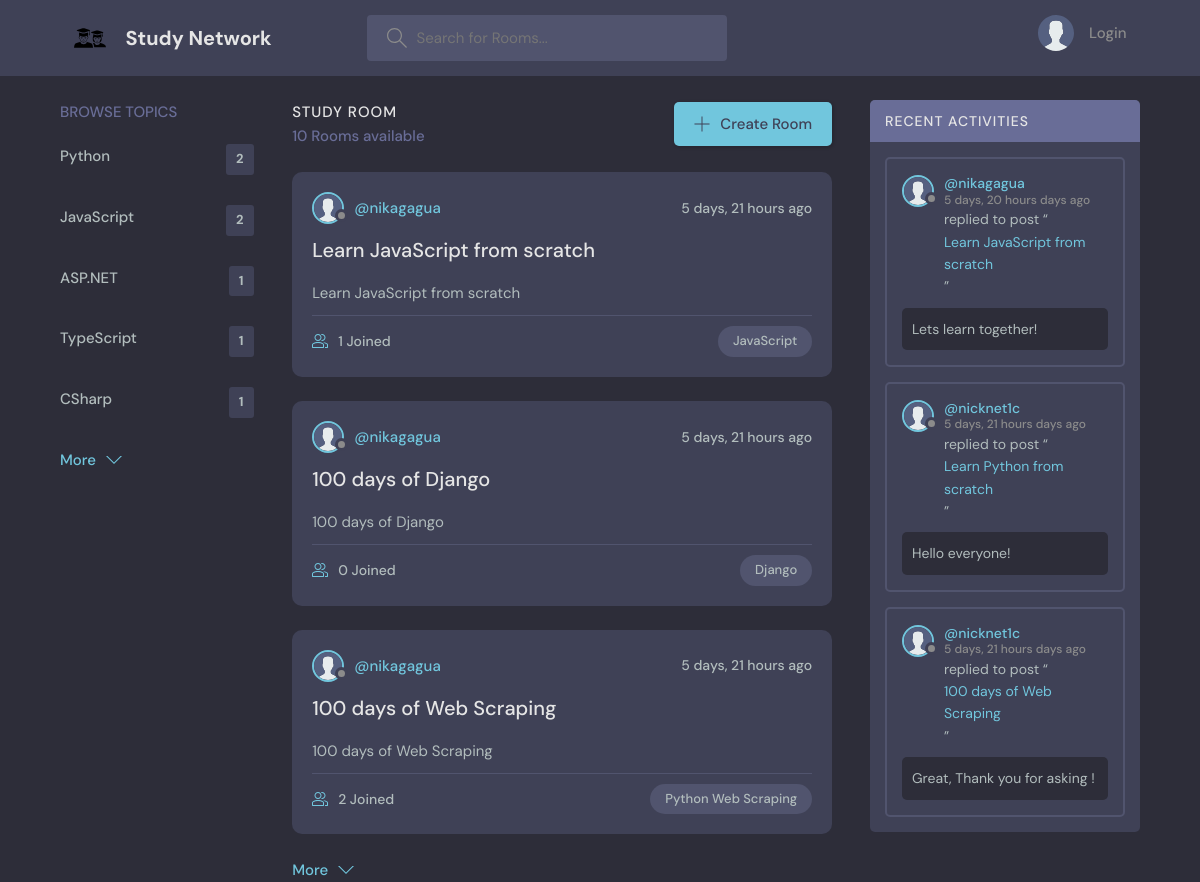
The app's page /, older data.
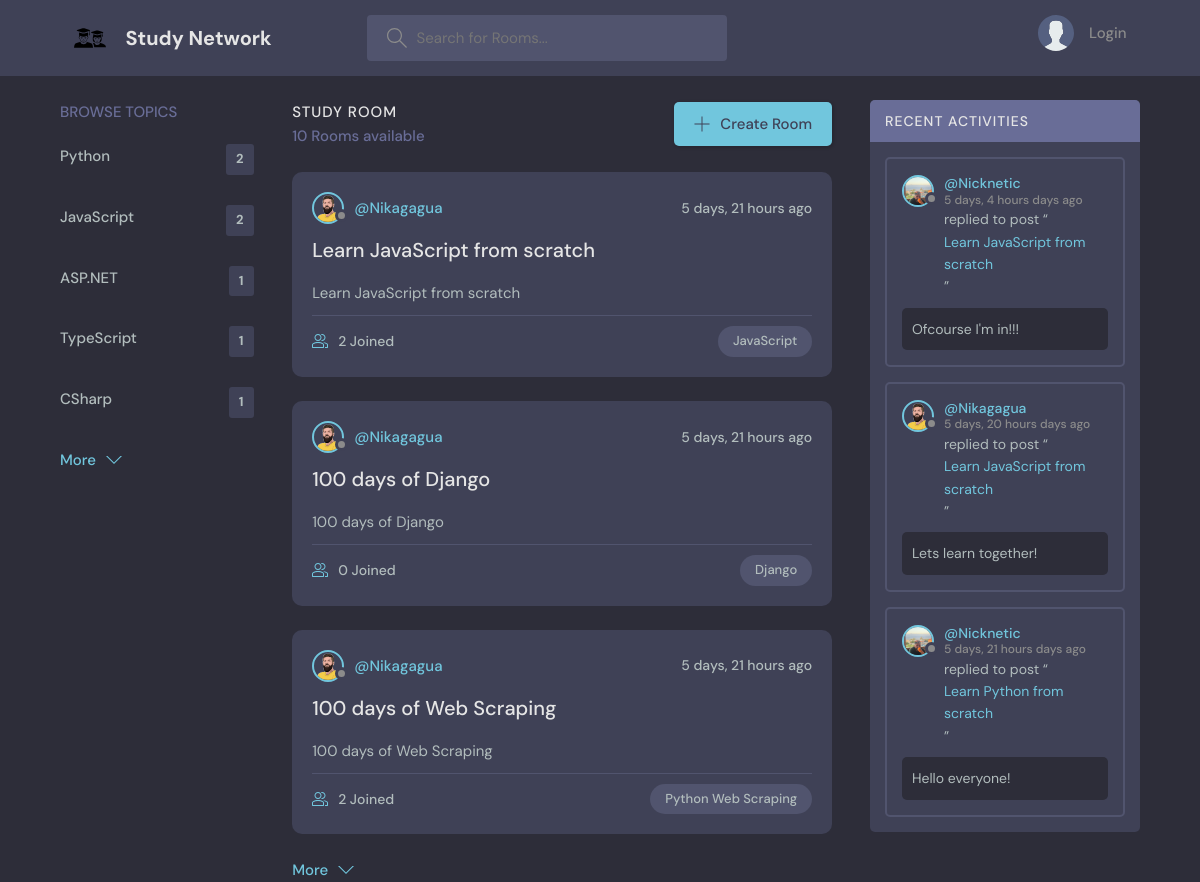
The same page, newer data.
### base/models.py (models this page shows, shortened)
class Topic(models.Model):
    name = models.CharField(max_length=200)
    class Meta:
        ordering = ['-name']

class Room(models.Model):
    host = models.ForeignKey(User, on_delete=models.SET_NULL, null=True)
    topic = models.ForeignKey(Topic, on_delete=models.SET_NULL, null=True)
    name = models.CharField(max_length=200)
    description = models.TextField(null=True, blank=True)
    participants = models.ManyToManyField(User, related_name='participants', blank=True)
    updated = models.DateTimeField(auto_now=True)
    created = models.DateTimeField(auto_now_add=True)
    class Meta:
        ordering = ['-updated', '-created']

class User(AbstractUser):
    username = models.CharField(max_length=150, unique=True)
    name = models.CharField(max_length=200, null=True)
    email = models.EmailField(unique=True, null=True)
    bio = models.TextField(null=True)
    avatar = models.ImageField(null=True, default="avatar.svg")
    USERNAME_FIELD = 'email'
    REQUIRED_FIELDS = ['username']

class Message(models.Model):
    user = models.ForeignKey(User, on_delete=models.CASCADE)
    room = models.ForeignKey(Room, on_delete=models.CASCADE)
    body = models.TextField()
    updated = models.DateTimeField(auto_now=True)
    created = models.DateTimeField(auto_now_add=True)
    class Meta:
        ordering = ['-updated', '-created']

### base/views.py (the view)
# urls.py: path('', views.home, name='home'),
def home(request):
    q = request.GET.get('q') if request.GET.get('q') is not None else ''
    topics = Topic.objects.annotate(room_count=Count('room')).order_by('-room_count')
    rooms = Room.objects.filter(
        Q(topic__name__icontains=q) |
        Q(name__icontains=q) |
        Q(description__icontains=q)
    )[:3]
    show_all_room = Room.objects.filter(
        Q(topic__name__icontains=q) |
        Q(name__icontains=q) |
        Q(description__icontains=q)
    )[3:]
    top_topics = topics[0:5]
    other_topics = topics[5:]
    room_by_topic = {topic.id: Room.objects.filter(topic=topic)[0:3] for topic in top_topics}
    all_room_by_topic = {topic.id: Room.objects.filter(topic=topic)[3:0] for topic in top_topics}
    all_room_count = Room.objects.all().count()
    room_messages = Message.objects.filter(
        Q(room__topic__name__icontains=q))[0:3]
    user = request.user if request.user.is_authenticated else None
    context = {
        'user': user,
        'rooms': rooms,
        'topics': top_topics,
        'room_messages': room_messages,
        'other_topics': other_topics,
        'all_room_count': all_room_count,
        'room_by_topic': room_by_topic,
        'all_room_by_topic': all_room_by_topic,
        'q': q
    }
    return render(request, 'base/home.html', context)

### base/templates/base/home.html (shortened to what this page needs)
{% extends 'main.html' %}
{% block content %}
    <body>
    <main class="layout layout--3">
        <div class="container">
            {% include 'base/topic_component.html' %}
            {% include 'base/feed_component.html' %}
            {%  include 'base/activity_component.html' %}
        </div>
    </main>
    </body>
{% endblock %}

### base/templates/base/topic_component.html (shortened to what this page needs)
<div class="topics">
    <div class="topics__header">
        <h2>Browse Topics</h2>
    </div>
    <ul class="topics__list" id="defaultTopics">
        {% for topic in topics %}
            <li>
                <a href="{% url 'home' %}?q={{ topic.name }}">
                    {{ topic.name }} <span>{{ topic.room_count }}</span>
                </a>
            </li>
        {% endfor %}
    </ul>
    <a class="btn btn--link" href="#" id="showMoreTopics">
        More
        <svg xmlns="http://www.w3.org/2000/svg" width="32" height="32" viewBox="0 0 32 32">
            <title>chevron-down</title>
            <path d="M16 21l-13-13h-3l16 16 16-16h-3l-13 13z"></path>
        </svg>
    </a>
</div>

### base/templates/base/feed_component.html (shortened to what this page needs)
<div class="roomList">
    <div class="roomList__header">
        <div>
            <h2>Study Room</h2>
            <p>{{ all_room_count }} Rooms available</p>
        </div>
        <a class="btn btn--main" href="{% url 'create-room' %}">
            <svg xmlns="http://www.w3.org/2000/svg" width="32" height="32"
                 viewBox="0 0 32 32">
                <title>add</title>
                <path
                        d="M16.943 0.943h-1.885v14.115h-14.115v1.885h14.115v14.115h1.885v-14.115h14.115v-1.885h-14.115v-14.115z"
                ></path>
            </svg>
            Create Room
        </a>
    </div>
    {% for room in rooms %}
        <div class="roomListRoom">
            <div class="roomListRoom__header">
                <a href="{% url 'user-profile' room.host.id %}" class="roomListRoom__author">
                    <div class="avatar avatar--small">
                        <img src="{{ room.host.avatar.url }}" alt="user avatar"/>
                    </div>
                    <span>@{{ room.host.username }}</span>
                </a>
                <div class="roomListRoom__actions">
                    <span>{{ room.created | timesince }} ago</span>
                </div>
            </div>
            <div class="roomListRoom__content">
                <a href="{% url 'room' room.id %}">{{ room.name }}</a>
                <p>
                    {{ room.description }}
                </p>
            </div>
            <div class="roomListRoom__meta">
                <a href="{% url 'room' room.id %}" class="roomListRoom__joined">
                    {{ room.participants.count }} Joined
                </a>
                <p class="roomListRoom__topic">{{ room.topic.name }}</p>
            </div>
        </div>
    {% endfor %}
    <a class="btn btn--link" href="#" id="showMoreRooms">
        More
        <svg xmlns="http://www.w3.org/2000/svg" width="32" height="32" viewBox="0 0 32 32">
            <title>chevron-down</title>
            <path d="M16 21l-13-13h-3l16 16 16-16h-3l-13 13z"></path>
        </svg>
    </a>
</div>

### base/templates/base/activity_component.html (shortened to what this page needs)
<div class="activities">
    <div class="activities__header">
        <h2>Recent Activities</h2>
    </div>
    {% for message in room_messages %}
        <div class="activities__box">
            <div class="activities__boxHeader roomListRoom__header">
                <a href="{% url 'user-profile' message.user.id %}" class="roomListRoom__author">
                    <div class="avatar avatar--small">
                        <img src="{{ message.user.avatar.url }}" alt="user avatar"/>
                    </div>
                    <p>
                        @{{ message.user.username }}
                        <span>{{ message.created | timesince }} days ago</span>
                    </p>
                </a>
            </div>
            <div class="activities__boxContent">
                <p>replied to post “<a href="{% url 'room' message.room.id %}">{{ message.room.name }}</a>”</p>
                <div class="activities__boxRoomContent">
                    {{ message.body }}
                </div>
            </div>
        </div>
    {% endfor %}
</div>

Row changes from the older to the newer data that the page shows:
no longer on this page (row unchanged): Message: user.avatar (placeholder picture), user.username "nicknet1c", created "5 days, 21 hours", room.name "100 days of Web Scraping", body "Great, Thank you for asking !"
changed through a linked row, Room "Learn JavaScript from scratch": host.avatar: picture added in place of a placeholder; host.username "nikagagua" → "Nikagagua"; participants.count "1" → "2"
changed through a linked row, Room "100 days of Django": host.avatar: picture added in place of a placeholder; host.username "nikagagua" → "Nikagagua"
changed through a linked row, Room "100 days of Web Scraping": host.avatar: picture added in place of a placeholder; host.username "nikagagua" → "Nikagagua"
added Message: user.avatar (picture), user.username "Nicknetic", created "5 days, 4 hours", room.name "Learn JavaScript from scratch", body "Ofcourse I'm in!!!"
changed through a linked row, Message "Lets learn together!": user.avatar: picture added in place of a placeholder; user.username "nikagagua" → "Nikagagua"
changed through a linked row, Message "Hello everyone!": user.avatar: picture added in place of a placeholder; user.username "nicknet1c" → "Nicknetic"
